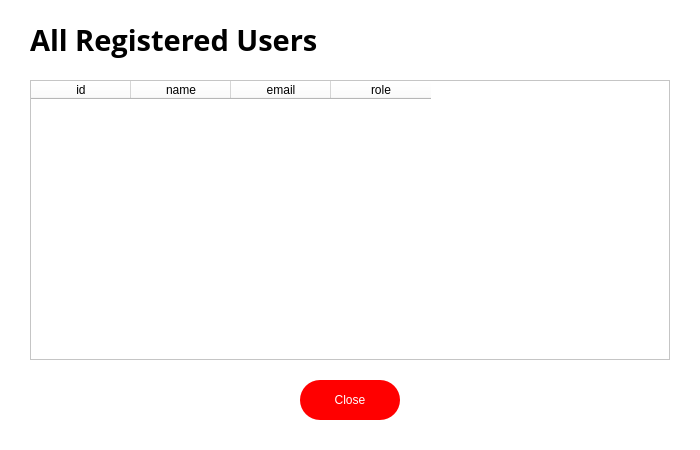
<?xml version="1.0" encoding="UTF-8"?>
<ui version="4.0">
 <class>ViewAllUsersWindow</class>
 <widget class="QDialog" name="ViewAllUsersWindow">
  <property name="geometry">
   <rect>
    <x>0</x>
    <y>0</y>
    <width>700</width>
    <height>450</height>
   </rect>
  </property>
  <property name="windowTitle">
   <string>All Users</string>
  </property>
  <property name="styleSheet">
   <string notr="true">background-color: rgb(255, 255, 255);</string>
  </property>
  <widget class="QLabel" name="titleLabel">
   <property name="geometry">
    <rect>
     <x>30</x>
     <y>20</y>
     <width>640</width>
     <height>40</height>
    </rect>
   </property>
   <property name="font">
    <font>
     <family>Open Sans</family>
     <pointsize>22</pointsize>
     <bold>true</bold>
    </font>
   </property>
   <property name="styleSheet">
    <string notr="true">color: rgb(0,0,0);</string>
   </property>
   <property name="text">
    <string>All Registered Users</string>
   </property>
  </widget>
  <widget class="QTableWidget" name="usersTable">
   <property name="geometry">
    <rect>
     <x>30</x>
     <y>80</y>
     <width>640</width>
     <height>280</height>
    </rect>
   </property>
   <property name="styleSheet">
    <string notr="true">color: black;
</string>
   </property>
   <column>
    <property name="text">
     <string>id</string>
    </property>
   </column>
   <column>
    <property name="text">
     <string>name</string>
    </property>
   </column>
   <column>
    <property name="text">
     <string>email</string>
    </property>
   </column>
   <column>
    <property name="text">
     <string>role</string>
    </property>
   </column>
  </widget>
  <widget class="QPushButton" name="closeButton">
   <property name="geometry">
    <rect>
     <x>300</x>
     <y>380</y>
     <width>100</width>
     <height>40</height>
    </rect>
   </property>
   <property name="cursor">
    <cursorShape>PointingHandCursor</cursorShape>
   </property>
   <property name="styleSheet">
    <string notr="true">
     border-radius: 20px;
     font: 700 14pt &quot;Open Sans&quot;;
     background-color: red;
     color: rgb(255,255,255);
    </string>
   </property>
   <property name="text">
    <string>Close</string>
   </property>
  </widget>
 </widget>
 <resources/>
 <connections/>
</ui>
